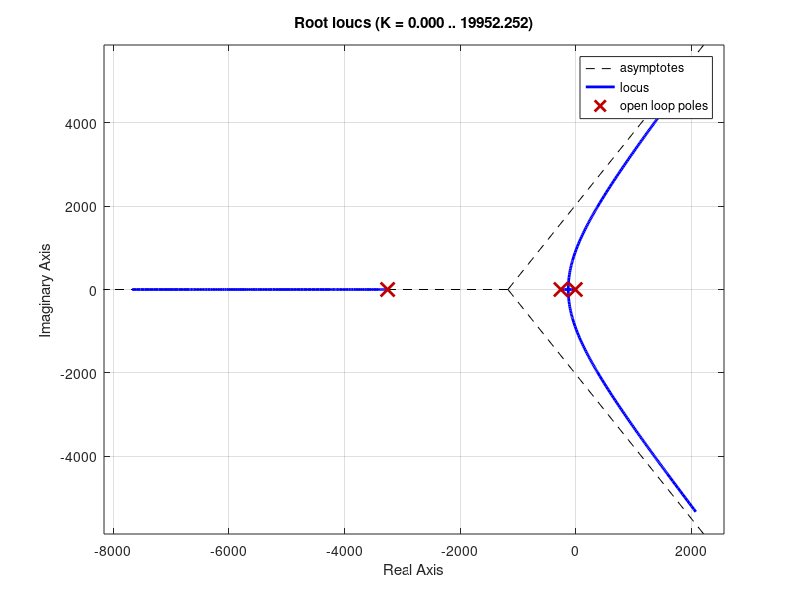

This chart was generated by the following MATLAB code: (Note: this script raises an error after producing the figure.)
% J.Williams
% University of Wisconsin-Madison
% EPD629: Powertrain Systems and Controls
% Assignement 10
% 2022-04-04

%%%%%%%%%%%%%%%%%%%%%%%%%%%%%%%%%%%%%%%%%%%%%%%%%%%%%%%%%%%%%%%%%%%%%%%%%%%
% Assignment:
% This homework assignment is to create bode plots for an electronic
% throttle system and determine gains for a PI and a PID controller.
% The remainder of the assignment is done via simulink.
%%%%%%%%%%%%%%%%%%%%%%%%%%%%%%%%%%%%%%%%%%%%%%%%%%%%%%%%%%%%%%%%%%%%%%%%%%%
% Note that this was assignment had a large copy-paste from the homework
% assignment instructions...
%%%%%%%%%%%%%%%%%%%%%%%%%%%%%%%%%%%%%%%%%%%%%%%%%%%%%%%%%%%%%%%%%%%%%%%%%%%

% Close figures, clear variables and command window
clear;
close all;
clc;

% Assign symbolic variables
s = tf('s')  % Define s for symbolic transfer function format
% syms s L R J b K Kt Kb
  
% Calibration parameters
Kt = 0.063;  % Nm/A
Kb = Kt;     % V/(rad/s)
% L = 1e-3 was replaced by L = 1e-4 to keep poles real for this assignment
L = 1e-4;    % H  
R = 0.35;    % Ohm
J = 50e-6;   % kg*m^2
b = .001;    % Nm/(rad/s)
K = 0.1;     % Nm/rad
Tau = 0.001; % filter time constant
 
% Plant Model Transfer Function
G1 = Kt/(L*s+R)
G2 = 1/(J*s)
G2 = feedback(G2,b) % was G2 = G2/(1+G2*b) 
G2 = G2/s
G2 = feedback(G2,K) % was G2 = G2/(1+G2*K)
Gp = feedback(G1*G2,Kb*s) % was Gp = G1*G2/(1 + G1*G2*Kb*s)
                          % simplify(Gp)

% Plant poles
p = pole(Gp)
p1 = p(1) % Gp pole 1
p2 = p(2) % Gp pole 2
p3 = p(3) % Gp pole 3

%%%%%%%%%%%%%%%%%%%%%%%%%%%%%%%%%%%%%%%%%%%%%%%%%%%%%%%%%%%%%%%%%%%%%%%%%%%
disp('Part 1: Proportional Control')
figure(1)
Gc_r1 = 1 % Gc for root locus with overall gain equal to one
rlocus(Gc_r1*Gp)
% This will be used to find the input for the gain used below...
Gain = 3.84  % Gain from breakaway point in root locus
Gc = Gain*Gc_r1 % Controller transfer function
sisotool(Gp, Gc) % Opens the Control System Designer tool

%%%%%%%%%%%%%%%%%%%%%%%%%%%%%%%%%%%%%%%%%%%%%%%%%%%%%%%%%%%%%%%%%%%%%%%%%%%
disp('Part 2: Integral Control')
figure(2)
Gc_r2 = 1/s % Gc for root locus with overall gain equal to one
rlocus(Gc_r2*Gp)
% This will be used to find the input for the gain used below...
Gain = 1.14  % Gain from breakaway point in root locus
Gc = Gain*Gc_r2 % Controller transfer function
sisotool(Gp, Gc) % Opens the Control System Designer tool

% %%%%%%%%%%%%%%%%%%%%%%%%%%%%%%%%%%%%%%%%%%%%%%%%%%%%%%%%%%%%%%%%%%%%%%%%%%%
disp('Part 3: PI Control with Zero at -8.3691 rad/s')
% Note that -8.3691 should be p3
figure(3)
Gc_r3 = (s/(-p3)+1)/s % Gc for root locus with overall gain equal to one
rlocus(Gc_r3*Gp)
% This will be used to find the input for the gain used below...
Gain = 34.4  % Gain from breakaway point in root locus
Gc = Gain*Gc_r3 % Controller transfer function
sisotool(Gp, Gc) % Opens the Control System Designer tool

% %%%%%%%%%%%%%%%%%%%%%%%%%%%%%%%%%%%%%%%%%%%%%%%%%%%%%%%%%%%%%%%%%%%%%%%%%%%
disp('Part 4: PID Control with Zeros at -256.9902 & -8.3691 rad/s')
% Note that -8.3691 should be p3, -256.9902 should be p2
figure(4)
Gc_r4 = (s/(-p2)+1)*(s/(-p3)+1)/(s*(Tau*s+1)) % Gc for root locus with overall gain equal to one
rlocus(Gc_r4*Gp)
% This will be used to find the input for the gain used below...
Gain = 119  % Gain from breakaway point in root locus
Gc = Gain*Gc_r4 % Controller transfer function
sisotool(Gp, Gc) % Opens the Control System Designer tool

%%%%% Need to do part 5 still


% Continue in Simulink...
